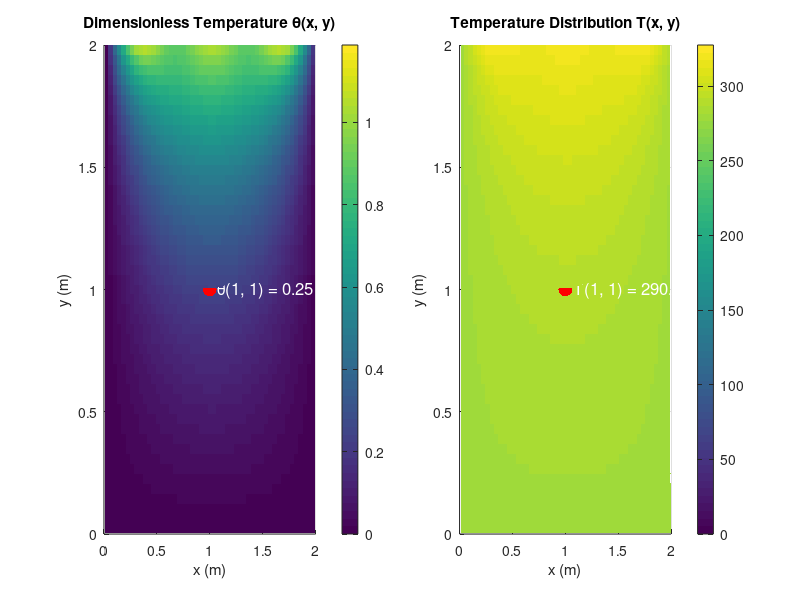

Recreate this plot in MATLAB.
clc;
clear all;

% =========================================================================
% 2D STEADY-STATE HEAT CONDUCTION IN A RECTANGULAR PLATE
% =========================================================================
% This script solves the 2D steady-state heat conduction equation using
% analytical Fourier series solution for a rectangular plate with specified
% boundary conditions.
%
% Boundary Conditions:
%   - Three edges maintained at temperature T1
%   - One edge maintained at temperature T2
%   - No heat generation within the plate
%
% Solution Method:
%   - Separation of variables with Fourier series expansion
%   - Uses hyperbolic sine functions to satisfy boundary conditions
%
% Author: Sofia Vega
% Date: January 2026
% License: MIT
% =========================================================================

%% PLATE GEOMETRY

% Dimensions of the rectangular plate
L = 2;  % Length of the plate [m]
W = 2;  % Width of the plate [m]

%% EVALUATION POINT

% Coordinates where temperature is being evaluated
x_eval = 1;  % x-coordinate of the evaluation point [m]
y_eval = 1;  % y-coordinate of the evaluation point [m]

%% NUMERICAL PARAMETERS

% Number of terms in the Fourier series expansion
% Higher N provides better accuracy but increases computation time
N = 6;  % Number of terms [-]

% Grid resolution for visualization
Nx = 50; % Number of grid points in x-direction
Ny = 50; % Number of grid points in y-direction

%% BOUNDARY CONDITIONS

% Temperature at the plate boundaries
T1 = 280;  % Temperature at three boundaries [K]
T2 = 320;  % Temperature at one boundary (y = W) [K]

%% GRID GENERATION

% Create spatial grid for the plate
x = linspace(0, L, Nx);
y = linspace(0, W, Ny);
[X, Y] = meshgrid(x, y);

%% TEMPERATURE FIELD CALCULATION

% Initialize dimensionless temperature matrix
Theta = zeros(Ny, Nx);

% Compute temperature at each grid point using Fourier series
for i = 1:Ny
    for j = 1:Nx
        theta = 0;
        
        % Sum the Fourier series terms
        for n = 1:N
            % Fourier coefficient (accounts for boundary conditions)
            firstTerm = ((-1)^(n+1) + 1) / n;
            
            % Spatial variation term
            % sin(nπx/L) * sinh(nπy/L) / sinh(nπW/L)
            secondTerm = sin(n * pi * x(j) / L) * ...
                         sinh(n * pi * y(i) / L) / ...
                         sinh(n * pi * W / L);
            
            % Accumulate series sum
            theta = theta + firstTerm * secondTerm;
        end
        
        % Apply normalization factor
        Theta(i, j) = (2 / pi) * theta;
    end
end

% Convert dimensionless temperature to actual temperature
% T(x,y) = θ(x,y) * (T2 - T1) + T1
T = Theta * (T2 - T1) + T1;

%% TEMPERATURE AT SPECIFIC POINT

% Calculate dimensionless temperature at evaluation point
theta_eval = 0;
for n = 1:N
    firstTerm = ((-1)^(n+1) + 1) / n;
    secondTerm = sin(n * pi * x_eval / L) * ...
                 sinh(n * pi * y_eval / L) / ...
                 sinh(n * pi * W / L);
    theta_eval = theta_eval + firstTerm * secondTerm;
end
theta_eval = (2 / pi) * theta_eval;

% Calculate actual temperature at evaluation point
T_eval = theta_eval * (T2 - T1) + T1;

%% DISPLAY RESULTS

fprintf('========================================\n');
fprintf('2D PLATE HEAT CONDUCTION ANALYSIS\n');
fprintf('========================================\n');
fprintf('Plate Dimensions: %.1f m x %.1f m\n', L, W);
fprintf('Boundary Temperatures:\n');
fprintf('  T1 (three edges): %.1f K\n', T1);
fprintf('  T2 (one edge): %.1f K\n', T2);
fprintf('Series Terms: %d\n\n', N);

fprintf('Temperature at point (%.1f, %.1f):\n', x_eval, y_eval);
fprintf('  Dimensionless θ: %.4f\n', theta_eval);
fprintf('  Actual T: %.2f K\n', T_eval);
fprintf('========================================\n\n');

%% VISUALIZATION

figure('Position', [100, 100, 1200, 500]);

% Plot 1: Dimensionless Temperature Distribution
subplot(1, 2, 1);
surf(X, Y, Theta, 'EdgeColor', 'none');
colorbar;
title('Dimensionless Temperature θ(x, y)');
xlabel('x (m)');
ylabel('y (m)');
zlabel('θ');
view(2); % Top view

% Highlight the evaluation point
hold on;
scatter3(x_eval, y_eval, theta_eval, 100, 'r', 'filled');
text(x_eval, y_eval, theta_eval, ...
     ['  θ(', num2str(x_eval), ', ', num2str(y_eval), ') = ', ...
      sprintf('%.2f', theta_eval)], ...
     'Color', 'w', 'FontSize', 12);
hold off;

% Plot 2: Actual Temperature Distribution
subplot(1, 2, 2);
surf(X, Y, T, 'EdgeColor', 'none');
colorbar;
title('Temperature Distribution T(x, y)');
xlabel('x (m)');
ylabel('y (m)');
zlabel('Temperature (K)');
view(2); % Top view

% Highlight the evaluation point
hold on;
scatter3(x_eval, y_eval, T_eval, 100, 'r', 'filled');
text(x_eval, y_eval, T_eval, ...
     ['  T(', num2str(x_eval), ', ', num2str(y_eval), ') = ', ...
      sprintf('%.2f', T_eval), ' K'], ...
     'Color', 'w', 'FontSize', 12);
hold off;
